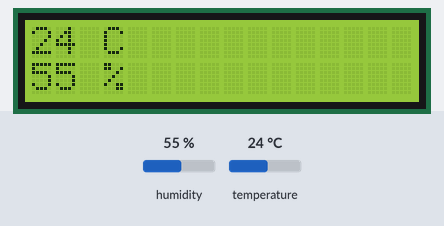
A sketch run on a simulated Arduino Uno, built with avr-gcc and run on an emulated ATmega328P. Parts: 16×2 character LCD. Inputs (shaded band) come from the test bench; at power-on: humidity 55 %, temperature 24 °C.

Above: at 1.2 s.
1.3 s: humidity set to 22 %
At 2.0 s:
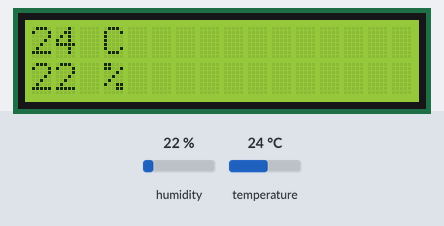
2.8 s: temperature set to 12 °C
At 3.8 s:
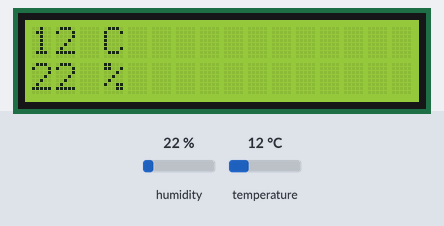
4.3 s: humidity set to 40 %
At 5.5 s:
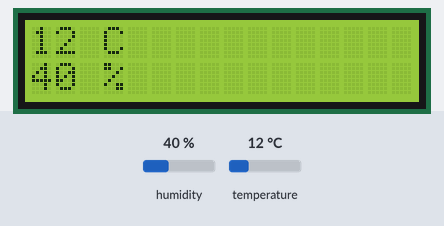
5.8 s: temperature set to 19 °C
At 6.5 s:
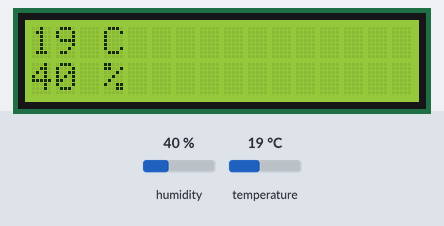
Timing chart, 0 to 8.3 s (numbered marks = the images above; inputs shaded):
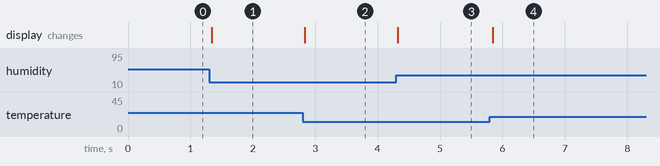

The sketch:

temp___humi.ino
```cpp
#include <SimpleDHT.h>
#include <Wire.h>
#include <LCD.h>
#include <LiquidCrystal_I2C.h>
const int pinDHT = 2;
SimpleDHT11 dht11;
LiquidCrystal_I2C lcd(0x27,2,1,0,4,5,6,7); // 0x27 is the I2C bus address for an unmodified backpack
void setup() { // activate LCD module
  lcd.begin (16,2); // for 16 x 2 LCD module
  lcd.setBacklightPin(3,POSITIVE);
  lcd.setBacklight(HIGH);
}
void loop() {
  byte temp;
  byte humi;
  dht11.read(pinDHT, &temp, &humi, NULL);
  lcd.home (); // set cursor to 0,0
  lcd.print(temp); lcd.print(" C");
  lcd.setCursor (0,1); // go to start of 2nd line
  lcd.print(humi); lcd.print(" %");

}
```

Measured:
- after the input at 1.3 s, the display: changes at once (image 1)
- after the input at 2.8 s, the display: changes at once (image 2)
- after the input at 4.3 s, the display: changes at once (image 3)
- after the input at 5.8 s, the display: changes at once (image 4)
